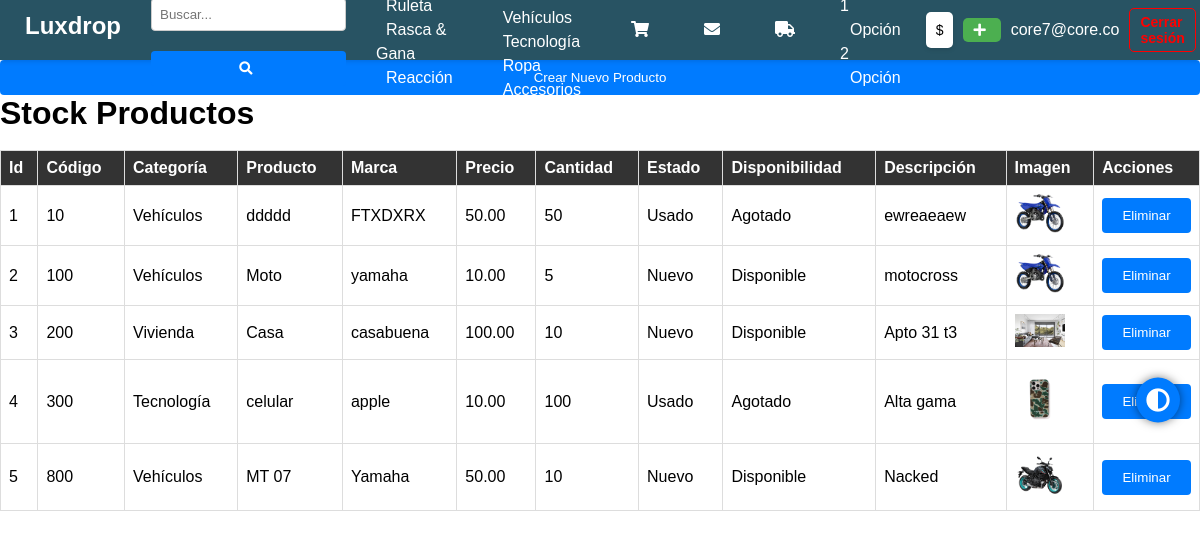
The page /products/ (signed in) on the database its author committed.
### Lucky/models.py (models this page shows, shortened)
class CustomUser(AbstractBaseUser, PermissionsMixin):
    ROLE_CHOICES = [
        ('superuser', 'Superuser'),
        ('admin', 'Admin'),
        ('manager', 'Manager'),
        ('customer', 'Customer'),
    ]
    email = models.EmailField(unique=True)
    date_joined = models.DateTimeField(default=timezone.now)
    last_login = models.DateTimeField(_('last login'), blank=True, null=True)
    first_name = models.CharField(max_length=50, blank=True)
    last_name = models.CharField(max_length=50, blank=True)
    is_active = models.BooleanField(default=True)
    is_staff = models.BooleanField(default=False)
    user_number = models.IntegerField(blank=True)
    is_verified = models.BooleanField(default=False, blank=True)
    groups = models.ManyToManyField(Group, related_name='customuser_set', blank=True)
    user_permissions = models.ManyToManyField(Permission, related_name='customuser_set', blank=True)
    role = models.CharField(max_length=50, choices=ROLE_CHOICES, default='customer')
    objects = CustomUserManager()
    USERNAME_FIELD = 'email'
    REQUIRED_FIELDS = []
    class Meta:
        db_table = 'Auth'
        verbose_name = _('user')
        verbose_name_plural = _('users')

class Product(models.Model):
    DISPONIBILITY_CHOICES = [
        ('available', 'Disponible'),
        ('out_of_stock', 'Agotado'),
        ('coming_soon', 'Próximamente Disponible'),
        ('reserved', 'Reservado'),
        ('discontinued', 'Descontinuado'),
        ('in_transit', 'En Tránsito'),
        ('pending', 'Pendiente'),
        ('returned', 'Devuelto'),
        ('under_repair', 'En Reparación'),
        ('not_for_sale', 'No Disponible para Venta'),
        ('being_retired', 'En Proceso de Retiro'),
        ('in_negotiation', 'En Negociación'),
        ('sold_out', 'Agotado'),
        ('available_now', 'Disponible Ahora'),
        ('temporarily_unavailable', 'Temporalmente No Disponible'),
        ('pre_order', 'Preorden'),
        ('backorder', 'Pedido Pendiente'),
        ('special_order', 'Pedido Especial'),
        ('limited_stock', 'Stock Limitado'),
        ('awaiting_restock', 'Esperando Reabastecimiento'),
        ('to_be_demolished', 'Para Ser Demolido'),
    ]
    STATE_CHOICES = [
        ('NEW', 'Nuevo'),
        ('USED', 'Usado'),
        ('REFURBISHED', 'Reacondicionado'),
        ('DAMAGED', 'Dañado'),
        ('OPEN_BOX', 'Caja Abierta'),
        ('FOR_PARTS', 'Para Piezas'),
        ('for_sale', 'En Venta'),
        ('for_rent', 'En Renta'),
        ('sale_in_progress', 'En Proceso de Venta'),
        ('rented', 'Rentada'),
        ('under_contract', 'Bajo Contrato'),
        ('available_soon', 'Disponible Pronto'),
        ('under_renovation', 'En Renovación'),
        ('under_maintenance', 'En Mantenimiento'),
        ('under_construction', 'En Construcción'),
        ('new_listing', 'Nuevo Listado'),
        ('off_market', 'Fuera del Mercado'),
        ('foreclosed', 'Embargada'),
        ('auction', 'Subasta'),
        ('pending_inspection', 'Pendiente de Inspección'),
        ('contingent', 'Contingente'),
        ('move_in_ready', 'Listo para Mudanza'),
        ('fixer_upper', 'Para Renovar'),
        ('historical', 'Histórico'),
        ('luxury', 'Lujo'),
        ('eco_friendly', 'Ecológico'),
    ]
    CATEGORY_CHOICES = [
        ('housing', 'Vivienda'),
        ('vehicles', 'Vehículos'),
        ('technology', 'Tecnología'),
        ('fashion', 'Moda'),
        ('accessories', 'Accesorios'),
    ]
    code = models.CharField(max_length=100, unique=True)
    name = models.CharField(max_length=100)
    description = models.TextField()
    price = models.DecimalField(max_digits=13, decimal_places=2)
    stock = models.IntegerField()
    categories = models.CharField(max_length=20, choices=CATEGORY_CHOICES, blank=True, null=True, default='technology')
    brand = models.CharField(max_length=100)
    disponibility = models.CharField(max_length=50, choices=DISPONIBILITY_CHOICES, blank=True, null=True, default='coming_soon')
    state = models.CharField(max_length=20, choices=STATE_CHOICES, blank=True, null=True, default='NEW')
    image = models.ImageField(upload_to="images/")
    class Meta:
        db_table = 'Products'
        verbose_name = _('product')
        verbose_name_plural = _('products')

### Lucky/views.py (the view)
# urls.py: path('products/', views.products, name='products'),
@login_required
def products(request):
    if request.method == 'POST':
        form = ProductForm(request.POST, request.FILES)
        if form.is_valid():
            form.save()
            messages.success(request, 'Producto creado exitosamente.')
            return redirect('products')
        else:
            messages.error(request, 'Error al crear el producto. Por favor revise los datos ingresados.')
    else:
        form = ProductForm()
    products = Product.objects.all()
    return render(request, 'products.html', {'form': form, 'products': products})

### Lucky/forms.py
class ProductForm(forms.ModelForm):
    class Meta:
        model = Product
        fields = ['id', 'code', 'name', 'description', 'price', 'stock', 'categories', 'brand', 'state', 'disponibility', 'image']
        widgets = {
            'categories': forms.Select(choices=Product.CATEGORY_CHOICES),
            'state': forms.Select(choices=Product.STATE_CHOICES),
            'disponibility': forms.Select(choices=Product.DISPONIBILITY_CHOICES),
        }

### templates/products.html (shortened to what this page needs)
{% load static %}
<!DOCTYPE html>
<html lang="en">
<head>
    <link rel="stylesheet" href="https://cdnjs.cloudflare.com/ajax/libs/font-awesome/5.15.4/css/all.min.css">
    <link rel="stylesheet" href="{% static '../static/css/style.css' %}">
</head>
<body>
           {% include 'header.html' %}
        <div class="container">
            <button id="toggleFormBtn">Crear Nuevo Producto</button>
        </div>
            <main class="user-data-table">
                <h1>Stock Productos</h1>
                <table class="deliveries-table">
                    <thead>
                        <tr>
                            <th>Id</th>
                            <th>Código</th>
                            <th>Categoría</th>
                            <th>Producto</th>
                            <th>Marca</th>
                            <th>Precio</th>
                            <th>Cantidad</th>
                            <th>Estado</th>
                            <th>Disponibilidad</th>
                            <th>Descripción</th>
                            <th>Imagen</th>
                            <th>Acciones</th>
                        </tr>
                    </thead>
                    <br>
                    <tbody>
                        {% for product in products %}
                        <tr>
                            <td>{{ product.id }}</td>
                            <td>{{ product.code }}</td>
                            <td>{{ product.get_categories_display }}</td>
                            <td>{{ product.name }}</td>
                            <td>{{ product.brand }}</td>
                            <td>{{ product.price }}</td>
                            <td>{{ product.stock }}</td>
                            <td>{{ product.get_state_display }}</td>
                            <td>{{ product.get_disponibility_display }}</td>
                            <td>{{ product.description }}</td>
                            <td><img src="{{ product.image.url }}" alt="{{ product.name }}" style="width: 50px; height: auto;"></td>
                            <td>
                                <form method="post" id="delete_form_{{ product.id }}" action="{% url 'delete_product' product.id %}">
                                    <button type="button" class="btn btn-danger btn-sm delete-btn" data-product-id="{{ product.id }}">Eliminar</button>
                                </form>
                            </td>
                        </tr>
                        {% empty %}
                        <tr>
                            <td colspan="10">No hay productos disponibles.</td>
                        </tr>
                        {% endfor %}
                    </tbody>
                </table>
            </main>
    <div class="floating-button" id="theme-toggle">
        <i class="fas fa-adjust"></i>
    </div>
    {% include 'modal_lugares.html' %}
</body>
</html>

### templates/header.html (shortened to what this page needs)
{% load static %}
<!DOCTYPE html>
<html lang="en">
<head>
    <link rel="stylesheet" href="https://cdnjs.cloudflare.com/ajax/libs/font-awesome/5.15.4/css/all.min.css">
    <link rel="stylesheet" href="{% static 'css/header.css' %}">
</head>
<body>
    <header>
        <nav>
            <li class="title"><a href="{% url 'home' %}">Luxdrop</a></li>
            <ul id="navMenu">
                <li class="dropdown search-dropdown">
                    <div class="dropdown-content search-bar">
                        <input type="text" placeholder="Buscar..." id="searchInput">
                        <button type="submit"><i class="fas fa-search"></i></button>
                    </div>
                </li>
                <li class="dropdown">
                    <div class="dropdown-content">
                        <a href="{% url 'drop' %}">Ruleta</a>
                        <a href="#">Rasca & Gana</a>
                        <a href="#">Reacción</a>
                    </div>
                </li>
                <li class="dropdown">
                    <div class="dropdown-content">
                        <a href="#">Vivienda</a>
                        <a href="#">Vehículos</a>
                        <a href="#">Tecnología</a>
                        <a href="#">Ropa</a>
                        <a href="#">Accesorios</a>
                    </div>
                </li>
                <li><a href="{% url 'cart' %}"><i class="fas fa-shopping-cart"></i></a></li>
                <li><a href="#"><i class="fas fa-envelope"></i></a></li>
                <li><a id="delivery-icon" href="{% url 'delivery' %}"><i class="fas fa-truck"></i></a></li>
                <li class="dropdown">
                    <div class="dropdown-content">
                        <a href="#">Opción 1</a>
                        <a href="#">Opción 2</a>
                        <a href="#">Opción 3</a>
                    </div>
                </li>
            </ul>
            <div class="user-actions">
                <div class="saldo-box">
                    <p>$ {{ saldo }}</p>
                </div>
                <button id="openModalButton" data-url="{% url 'transfer' %}"><i class="fas fa-plus"></i></button>
            </div>
            <div class="user-actions">
                <p class="username">{{ user.email }}</p>
                <a href="{% url 'logout' %}" class="logout-button">Cerrar sesión</a>
            </div>
        </nav>
    </header>
</body>
</html>

### static/css/style.css (style rules this page uses)
* { margin: 0; padding: 0; box-sizing: border-box; }
body { font-family: Arial, sans-serif; padding-top: 60px; background-color: transparent; }
body:not(.dark_theme) { background-color: transparent; }
.saldo-box { background-color: white; padding: 10px; border-radius: 5px; box-shadow: 0 2px 4px rgba(0, 0, 0, 0.1); flex-shrink: 0; }
.saldo-box p { margin: 0; }
.container { display: flex; justify-content: space-around; max-width: 1200px; margin: 0 auto; }
* { margin: 0; padding: 20px; box-sizing: border-box; }
.floating-button { position: fixed; top: 50%; right: 20px; transform: translateY(-50%); background-color: #007bff; color: #fff; padding: 10px; border-radius: 50%; cursor: pointer; z-index: 3000; box-shadow: 0px 0px 10px rgba(0, 0, 0, 0.5); }
.floating-button i { font-size: 24px; }
button { width: 100%; padding: 10px; background-color: #007bff; color: white; border: none; border-radius: 4px; cursor: pointer; }
.deliveries-table { width: 100%; margin: 0; border-collapse: collapse; }
.deliveries-table th, .deliveries-table td { border: 1px solid #ddd; padding: 8px; text-align: left; }
.deliveries-table th { background-color: #333; color: white; }
body { font-family: Arial, sans-serif; }
form { display: flex; flex-direction: column; }
input[type="text"], input[type="date"], input[type="number"], select { padding: 8px; margin-bottom: 20px; border: 1px solid #ccc; border-radius: 4px; }
ul { list-style-type: disc; margin-left: 20px; padding-left: 20px; }
li { margin-bottom: 8px; line-height: 1.5; padding-left: 10px; }

### static/css/header.css (style rules this page uses)
header { background-color: #285363; color: #fff; position: fixed; top: 0; left: 0; z-index: 1000; width: 100%; height: 60px; display: flex; justify-content: space-between; align-items: center; box-shadow: 0 2px 4px rgba(0, 0, 0, 0.1); padding: 0 10px; }
nav { display: flex; justify-content: space-between; align-items: center; width: 100%; }
nav ul { list-style: none; display: flex; align-items: center; margin: 0; padding: 0; }
nav ul li { margin: 0 15px; padding: 0; position: relative; }
nav ul li a { color: #fff; text-decoration: none; font-size: 16px; padding: 10px; }
nav ul li i { margin-right: 5px; }
.title { font-size: 24px; font-weight: bold; color: #fff; margin-right: auto; padding: 15px; list-style-type: none; }
.title a { color: #fff; text-decoration: none; }
.saldo-box { background-color: #fff; color: #000; padding: 5px 10px; border-radius: 5px; margin-right: 10px; font-size: 14px; }
#openModalButton { background-color: #4CAF50; color: white; border: none; padding: 5px 10px; cursor: pointer; border-radius: 5px; font-size: 14px; display: flex; align-items: center; justify-content: center; }
#openModalButton i { margin-right: 5px; font-size: 14px; }
.user-actions { display: flex; align-items: center; margin-left: 10px; }
.user-actions .username { color: #fff; margin-right: 10px; font-size: 16px; }
.user-actions a.logout-button { color: red; font-weight: bold; text-decoration: none; font-size: 14px; padding: 5px 10px; border: 1px solid red; border-radius: 5px; transition: background-color 0.3s, border-color 0.3s; }

### rows shown on the page
CustomUser: email "core7@core.co"
Product: id "1", code "10", categories "Vehículos", name "ddddd", brand "FTXDXRX", price "50.00", stock "50", state "Usado", disponibility "Agotado", description "ewreaeaew", image (picture)
Product: id "2", code "100", categories "Vehículos", name "Moto", brand "yamaha", price "10.00", stock "5", state "Nuevo", disponibility "Disponible", description "motocross", image (picture)
Product: id "3", code "200", categories "Vivienda", name "Casa", brand "casabuena", price "100.00", stock "10", state "Nuevo", disponibility "Disponible", description "Apto 31 t3", image (picture)
Product: id "4", code "300", categories "Tecnología", name "celular", brand "apple", price "10.00", stock "100", state "Usado", disponibility "Agotado", description "Alta gama", image (picture)
Product: id "5", code "800", categories "Vehículos", name "MT 07", brand "Yamaha", price "50.00", stock "10", state "Nuevo", disponibility "Disponible", description "Nacked", image (picture)
